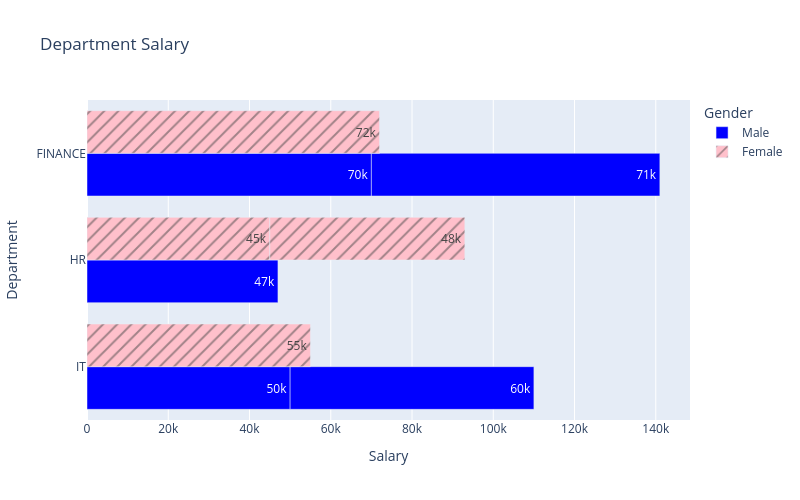

Here is the notebook cell this chart was saved with:
### Code cell
fig=px.bar(df,
           y='Department',
           x='Salary',
           title='Department Salary',
          color='Gender',
          barmode='group',
          width=800,height=500,
          hover_data=['Exp'],pattern_shape='Gender',text_auto=True,orientation='h',
          color_discrete_map={'Male':'blue',"Female":'pink'})
fig.show()

### Figure 1 — Plotly figure (JSON) as saved in the notebook; plotly's stock layout.template omitted (floating-point values rounded to 4 significant figures)
{"data": [{"alignmentgroup": "True", "customdata": [[1], [3], [5], [7], [9]], "hovertemplate": "Gender=Male<br>Salary=%{x}<br>Department=%{y}<br>Exp=%{customdata[0]}<extra></extra>", "legendgroup": "Male", "marker": {"color": "blue", "pattern": {"shape": ""}}, "name": "Male", "offsetgroup": "Male", "orientation": "h", "showlegend": true, "textposition": "auto", "texttemplate": "%{x}", "type": "bar", "x": [50000, 60000, 47000, 70000, 71000], "xaxis": "x", "y": ["IT", "IT", "HR", "FINANCE", "FINANCE"], "yaxis": "y"}, {"alignmentgroup": "True", "customdata": [[2], [4], [6], [8]], "hovertemplate": "Gender=Female<br>Salary=%{x}<br>Department=%{y}<br>Exp=%{customdata[0]}<extra></extra>", "legendgroup": "Female", "marker": {"color": "pink", "pattern": {"shape": "/"}}, "name": "Female", "offsetgroup": "Female", "orientation": "h", "showlegend": true, "textposition": "auto", "texttemplate": "%{x}", "type": "bar", "x": [55000, 45000, 48000, 72000], "xaxis": "x", "y": ["IT", "HR", "HR", "FINANCE"], "yaxis": "y"}], "layout": {"barmode": "group", "height": 500, "legend": {"title": {"text": "Gender"}, "tracegroupgap": 0}, "title": {"text": "Department Salary"}, "width": 800, "xaxis": {"anchor": "y", "domain": [0, 1], "title": {"text": "Salary"}}, "yaxis": {"anchor": "x", "domain": [0, 1], "title": {"text": "Department"}}}}
